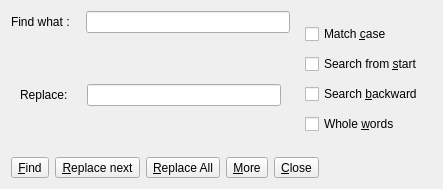
<?xml version="1.0" encoding="UTF-8"?>
<ui version="4.0">
 <class>FindReplacePanel</class>
 <widget class="QWidget" name="FindReplacePanel">
  <property name="geometry">
   <rect>
    <x>0</x>
    <y>0</y>
    <width>443</width>
    <height>189</height>
   </rect>
  </property>
  <property name="windowTitle">
   <string>Form</string>
  </property>
  <layout class="QVBoxLayout" name="verticalLayout_4" stretch="0,0">
   <property name="sizeConstraint">
    <enum>QLayout::SetMinimumSize</enum>
   </property>
   <item>
    <layout class="QHBoxLayout" name="horizontalLayout_4">
     <item>
      <layout class="QVBoxLayout" name="verticalLayout_3">
       <property name="sizeConstraint">
        <enum>QLayout::SetNoConstraint</enum>
       </property>
       <item>
        <layout class="QHBoxLayout" name="horizontalLayout">
         <property name="sizeConstraint">
          <enum>QLayout::SetNoConstraint</enum>
         </property>
         <item>
          <widget class="QLabel" name="findWhat">
           <property name="text">
            <string>Find what :</string>
           </property>
           <property name="textFormat">
            <enum>Qt::MarkdownText</enum>
           </property>
          </widget>
         </item>
         <item>
          <spacer name="horizontalSpacer">
           <property name="orientation">
            <enum>Qt::Horizontal</enum>
           </property>
           <property name="sizeType">
            <enum>QSizePolicy::Minimum</enum>
           </property>
           <property name="sizeHint" stdset="0">
            <size>
             <width>10</width>
             <height>20</height>
            </size>
           </property>
          </spacer>
         </item>
         <item>
          <widget class="QLineEdit" name="searchFind"/>
         </item>
         <item>
          <layout class="QVBoxLayout" name="verticalLayout_2">
           <property name="sizeConstraint">
            <enum>QLayout::SetNoConstraint</enum>
           </property>
          </layout>
         </item>
        </layout>
       </item>
       <item>
        <widget class="QWidget" name="widget" native="true">
         <layout class="QHBoxLayout" name="horizontalLayout_2">
          <property name="sizeConstraint">
           <enum>QLayout::SetNoConstraint</enum>
          </property>
          <item>
           <widget class="QLabel" name="Replace">
            <property name="text">
             <string>Replace: </string>
            </property>
            <property name="textFormat">
             <enum>Qt::MarkdownText</enum>
            </property>
           </widget>
          </item>
          <item>
           <spacer name="horizontalSpacer_4">
            <property name="orientation">
             <enum>Qt::Horizontal</enum>
            </property>
            <property name="sizeType">
             <enum>QSizePolicy::Minimum</enum>
            </property>
            <property name="sizeHint" stdset="0">
             <size>
              <width>10</width>
              <height>20</height>
             </size>
            </property>
           </spacer>
          </item>
          <item>
           <widget class="QLineEdit" name="searchReplace"/>
          </item>
         </layout>
        </widget>
       </item>
      </layout>
     </item>
     <item>
      <widget class="QWidget" name="options" native="true">
       <layout class="QVBoxLayout" name="verticalLayout">
        <property name="sizeConstraint">
         <enum>QLayout::SetNoConstraint</enum>
        </property>
        <item>
         <widget class="QCheckBox" name="matchCase">
          <property name="text">
           <string>Match &amp;case</string>
          </property>
         </widget>
        </item>
        <item>
         <widget class="QCheckBox" name="searchStart">
          <property name="focusPolicy">
           <enum>Qt::WheelFocus</enum>
          </property>
          <property name="text">
           <string>Search from &amp;start</string>
          </property>
         </widget>
        </item>
        <item>
         <widget class="QCheckBox" name="searchBackward">
          <property name="text">
           <string>Search &amp;backward</string>
          </property>
         </widget>
        </item>
        <item>
         <widget class="QCheckBox" name="wholeWords">
          <property name="text">
           <string>Whole &amp;words</string>
          </property>
         </widget>
        </item>
       </layout>
      </widget>
     </item>
    </layout>
   </item>
   <item>
    <layout class="QHBoxLayout" name="horizontalLayout_3">
     <property name="sizeConstraint">
      <enum>QLayout::SetNoConstraint</enum>
     </property>
     <item>
      <widget class="QToolButton" name="find">
       <property name="text">
        <string>&amp;Find</string>
       </property>
      </widget>
     </item>
     <item>
      <widget class="QToolButton" name="replaceSingle">
       <property name="text">
        <string>&amp;Replace next</string>
       </property>
      </widget>
     </item>
     <item>
      <widget class="QToolButton" name="replaceAll">
       <property name="text">
        <string>&amp;Replace All</string>
       </property>
      </widget>
     </item>
     <item>
      <widget class="QToolButton" name="more">
       <property name="text">
        <string>&amp;More</string>
       </property>
      </widget>
     </item>
     <item>
      <widget class="QToolButton" name="close">
       <property name="text">
        <string>&amp;Close</string>
       </property>
      </widget>
     </item>
     <item>
      <spacer name="horizontalSpacer_2">
       <property name="orientation">
        <enum>Qt::Horizontal</enum>
       </property>
       <property name="sizeHint" stdset="0">
        <size>
         <width>40</width>
         <height>20</height>
        </size>
       </property>
      </spacer>
     </item>
    </layout>
   </item>
  </layout>
 </widget>
 <resources/>
 <connections/>
</ui>
